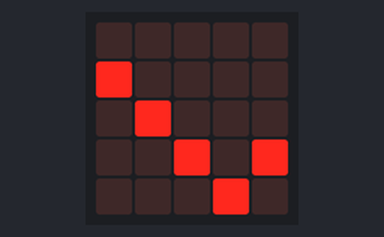
Bench run of a program on a simulated BBC micro:bit (MakeCode). Parts: the board's 5×5 LED display.

Above: at 0.05 s.
At 0.57 s:
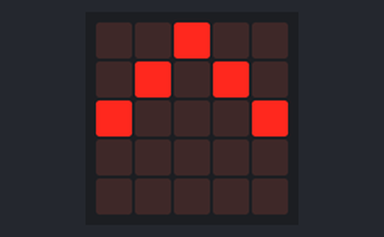
At 1.07 s:
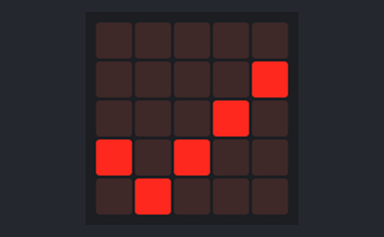

The program:

main.ts
```typescript
function faireQuelqueChose (x: number) {
    while (liste[x] < 4) {
        led.unplot(x, liste[x])
        liste[x] = liste[x] + 1
        led.plot(x, liste[x])
        basic.pause(100)
    }
    while (liste[x] > 0) {
        led.unplot(x, liste[x])
        liste[x] = liste[x] - 1
        led.plot(x, liste[x])
        basic.pause(100)
    }
}
let liste: number[] = []
liste = [0, 1, 2, 3, 4]
let y = 0
led.plot(0, 0)
basic.forever(function () {
    faireQuelqueChose(3)
})
basic.forever(function () {
    faireQuelqueChose(4)
})
basic.forever(function () {
    faireQuelqueChose(2)
})
basic.forever(function () {
    faireQuelqueChose(1)
})
basic.forever(function () {
    faireQuelqueChose(0)
})
```

test.ts
```typescript
// les tests vont ici ; cela ne sera pas compilé si ce paquet est utilisé en tant qu'extension.
```

Measured:
- by itself, everything shown: repeats every 0.82 s, in 8 steps
